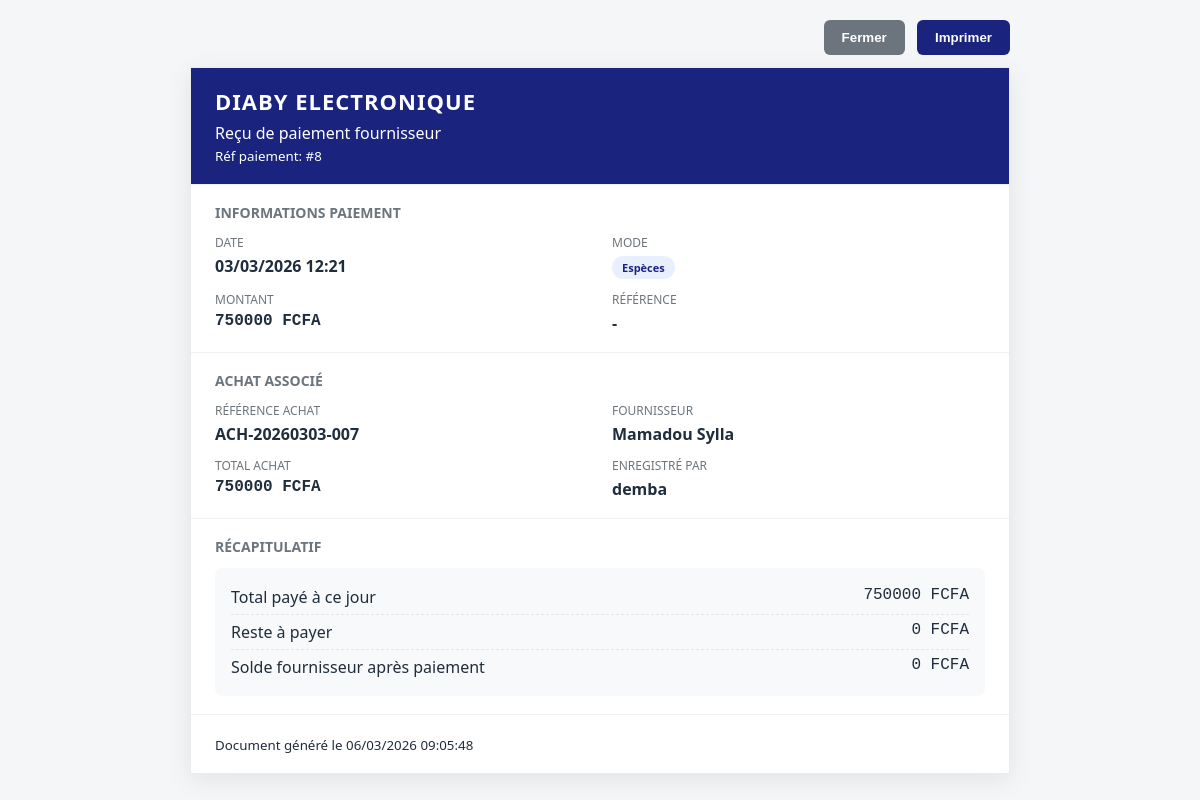
The page /purchases/payments/8/receipt/ (signed in) on the database its author committed.
### apps/core/models.py (models this page shows, shortened)
class ShopSettings(models.Model):
    CURRENCY_CHOICES = (
        ('FCFA', 'FCFA (Franc CFA)'),
        ('EUR', 'EUR (Euro)'),
        ('USD', 'USD (Dollar US)'),
    )
    name = models.CharField(max_length=200, default='Diaby Electronic')
    logo = models.ImageField(upload_to='shop/', blank=True, null=True)
    phone = models.CharField(max_length=50, blank=True)
    email = models.EmailField(blank=True)
    address = models.TextField(blank=True)
    currency = models.CharField(max_length=10, choices=CURRENCY_CHOICES, default='FCFA')
    ninea = models.CharField(max_length=50, blank=True)
    tax_number = models.CharField(max_length=50, blank=True)
    updated_by = models.ForeignKey(
        settings.AUTH_USER_MODEL,
        on_delete=models.SET_NULL,
        null=True,
        blank=True,
        related_name='updated_shop_settings'
    )
    updated_at = models.DateTimeField(auto_now=True)
    @classmethod
    def get_solo(cls):
        obj, _ = cls.objects.get_or_create(pk=1)
        return obj

### apps/purchases/models.py (models this page shows, shortened)
class PurchasePayment(models.Model):
    METHOD_CHOICES = (
        ('cash', 'Espèces'),
        ('bank', 'Virement bancaire'),
        ('check', 'Chèque'),
        ('mobile', 'Mobile Money'),
    )
    purchase = models.ForeignKey(Purchase, related_name='payments', on_delete=models.CASCADE)
    supplier = models.ForeignKey(Supplier, on_delete=models.SET_NULL, null=True)
    amount = models.DecimalField(max_digits=12, decimal_places=2)
    method = models.CharField(max_length=20, choices=METHOD_CHOICES, default='cash')
    reference = models.CharField(max_length=100, blank=True, null=True)
    payment_date = models.DateField(blank=True, null=True)
    notes = models.TextField(blank=True)
    balance_after = models.DecimalField(max_digits=12, decimal_places=2, blank=True, null=True)
    created_by = models.ForeignKey(settings.AUTH_USER_MODEL, on_delete=models.SET_NULL, null=True)
    created_at = models.DateTimeField(auto_now_add=True)

class Purchase(models.Model):
    reference = models.CharField(max_length=20, unique=True, editable=False, null=True)
    supplier = models.ForeignKey(Supplier, on_delete=models.SET_NULL, null=True, related_name='purchases')
    total_amount = models.DecimalField(max_digits=12, decimal_places=2, default=0)
    amount_paid = models.DecimalField(max_digits=12, decimal_places=2, default=0)
    created_by = models.ForeignKey(settings.AUTH_USER_MODEL, on_delete=models.SET_NULL, null=True)
    created_at = models.DateTimeField(auto_now_add=True)

### apps/suppliers/models.py (models this page shows, shortened)
class Supplier(models.Model):
    name = models.CharField(max_length=150)
    company_name = models.CharField(max_length=200, blank=True, null=True)
    phone = models.CharField(max_length=20)
    email = models.EmailField(blank=True, null=True)
    address = models.TextField(blank=True, null=True)
    country = models.CharField(max_length=100, blank=True, null=True)
    balance = models.DecimalField(max_digits=12, decimal_places=2, default=0.00)
    created_at = models.DateTimeField(auto_now_add=True)
    updated_at = models.DateTimeField(auto_now=True)
    is_active = models.BooleanField(default=True)

### apps/accounts/models.py (models this page shows, shortened)
class CustomUser(AbstractUser):
    ROLE_CHOICES = (
        ('admin', 'Administrateur'),
        ('manager', 'Gestionnaire'),
        ('seller', 'Vendeur'),
    )
    role = models.CharField(
        max_length=20,
        choices=ROLE_CHOICES,
        default='seller'
    )
    phone = models.CharField(max_length=20, blank=True, null=True)
    created_at = models.DateTimeField(auto_now_add=True)
    objects = CustomUserManager()  # <- important pour utiliser notre manager

### apps/purchases/views.py (the view)
# urls.py: path('payments/<int:pk>/receipt/', views.purchase_payment_receipt, name='payment_receipt'),
@login_required
def purchase_payment_receipt(request, pk):
    payment = get_object_or_404(
        PurchasePayment.objects.select_related('purchase', 'supplier', 'created_by'),
        pk=pk
    )
    purchase = payment.purchase
    total_paid_to_payment = PurchasePayment.objects.filter(
        purchase=purchase,
        id__lte=payment.id,
    ).aggregate(total=Sum('amount'))['total'] or 0
    remaining_after = purchase.total_amount - total_paid_to_payment
    context = {
        'payment': payment,
        'purchase': purchase,
        'total_paid_to_payment': total_paid_to_payment,
        'remaining_after': remaining_after,
    }
    return render(request, 'purchases/purchase_payment_receipt.html', context)

### apps/core/context_processors.py (called while the page is built)
def sidebar_stats(request):
    low_stock_count = Product.objects.filter(
        stock_quantity__lte=F('low_stock_threshold')
    ).count()
    return {
        'low_stock_count': low_stock_count,
        'current_time': timezone.localtime(),
    }

def shop_settings(request):
    try:
        settings_obj = ShopSettings.get_solo()
    except OperationalError:
        settings_obj = None
    return {'shop_settings': settings_obj}

### apps/purchases/templates/purchases/purchase_payment_receipt.html (shortened to what this page needs)
<!DOCTYPE html>
<html lang="fr">
<head>
</head>
<body>
    <div class="print-actions">
        <button class="btn btn-secondary" onclick="window.close()">Fermer</button>
        <button class="btn btn-primary" onclick="window.print()">Imprimer</button>
    </div>
    <div class="receipt">
        <div class="header">
            <h1>{{ shop_settings.name|default:"Diaby Electronic"|upper }}</h1>
            <div>Reçu de paiement fournisseur</div>
            <small>Réf paiement: #{{ payment.id }}</small>
        </div>
        <div class="section">
            <div class="section-title">Informations paiement</div>
            <div class="grid">
                <div>
                    <div class="label">Date</div>
                    <div class="value">
                        {% if payment.payment_date %}
                            {{ payment.payment_date|date:"d/m/Y" }}
                        {% else %}
                            {{ payment.created_at|date:"d/m/Y H:i" }}
                        {% endif %}
                    </div>
                </div>
                <div>
                    <div class="label">Mode</div>
                    <div class="value"><span class="badge">{{ payment.get_method_display }}</span></div>
                </div>
                <div>
                    <div class="label">Montant</div>
                    <div class="value amount">{{ payment.amount|floatformat:0 }} FCFA</div>
                </div>
                <div>
                    <div class="label">Référence</div>
                    <div class="value">{{ payment.reference|default:"-" }}</div>
                </div>
            </div>
        </div>
        <div class="section">
            <div class="section-title">Achat associé</div>
            <div class="grid">
                <div>
                    <div class="label">Référence achat</div>
                    <div class="value">{{ purchase.reference|default:purchase.id }}</div>
                </div>
                <div>
                    <div class="label">Fournisseur</div>
                    <div class="value">{{ purchase.supplier.name|default:"Fournisseur inconnu" }}</div>
                </div>
                <div>
                    <div class="label">Total achat</div>
                    <div class="value amount">{{ purchase.total_amount|floatformat:0 }} FCFA</div>
                </div>
                <div>
                    <div class="label">Enregistré par</div>
                    <div class="value">{{ payment.created_by.get_full_name|default:payment.created_by.username }}</div>
                </div>
            </div>
        </div>
        <div class="section">
            <div class="section-title">Récapitulatif</div>
            <div class="summary">
                <div class="summary-row">
                    <span>Total payé à ce jour</span>
                    <span class="amount">{{ total_paid_to_payment|floatformat:0 }} FCFA</span>
                </div>
                <div class="summary-row">
                    <span>Reste à payer</span>
                    <span class="amount">{{ remaining_after|floatformat:0 }} FCFA</span>
                </div>
                {% if payment.balance_after is not None %}
                <div class="summary-row">
                    <span>Solde fournisseur après paiement</span>
                    <span class="amount">{{ payment.balance_after|floatformat:0 }} FCFA</span>
                </div>
                {% endif %}
            </div>
        </div>
        <div class="section">
            <small>Document généré le {% now "d/m/Y H:i:s" %}</small>
        </div>
    </div>
</body>
</html>

### apps/purchases/templates/purchases/purchase_payment_receipt.html (style rules this page uses)
* { box-sizing: border-box; }
body { font-family: "Segoe UI", Arial, sans-serif; background: #f5f6f8; color: #1f2d3d; margin: 0; padding: 20px; }
.receipt { max-width: 820px; margin: 0 auto; background: #fff; border: 1px solid #e9ecef; box-shadow: 0 6px 24px rgba(0,0,0,0.08); }
.header { background: #1a237e; color: #fff; padding: 18px 24px; }
.header h1 { margin: 0 0 6px; font-size: 22px; letter-spacing: 1px; }
.section { padding: 18px 24px; border-top: 1px solid #eef1f4; }
.section-title { font-size: 14px; font-weight: 600; text-transform: uppercase; color: #6c757d; margin-bottom: 12px; }
.grid { display: grid; grid-template-columns: repeat(2, minmax(0, 1fr)); gap: 12px 24px; }
.label { color: #6c757d; font-size: 12px; text-transform: uppercase; }
.value { font-weight: 600; margin-top: 4px; }
.amount { font-family: monospace; font-size: 16px; }
.summary { background: #f8f9fa; border-radius: 8px; padding: 12px 16px; }
.summary-row { display: flex; justify-content: space-between; padding: 6px 0; border-bottom: 1px dashed #e1e5ea; }
.summary-row:last-child { border-bottom: none; }
.badge { display: inline-block; padding: 4px 10px; border-radius: 999px; font-size: 11px; font-weight: 600; background: #e8f0ff; color: #1a237e; }
.print-actions { max-width: 820px; margin: 0 auto 12px; text-align: right; }
.btn { border: none; padding: 10px 18px; border-radius: 6px; cursor: pointer; font-weight: 600; }
.btn-primary { background: #1a237e; color: #fff; }
.btn-secondary { background: #6c757d; color: #fff; margin-right: 8px; }

### rows shown on the page
ShopSettings: name "DIABY ELECTRONIQUE"
PurchasePayment: id "8", created_at "03/03/2026 12:21", method "Espèces", amount "750000", reference "-", created_by.get_full_name "demba", balance_after "0"
Purchase: reference "ACH-20260303-007", supplier.name "Mamadou Sylla", total_amount "750000"

### other values the page prints
{{ total_paid_to_payment|floatformat:0 }} "750000"
{{ remaining_after|floatformat:0 }} "0"
